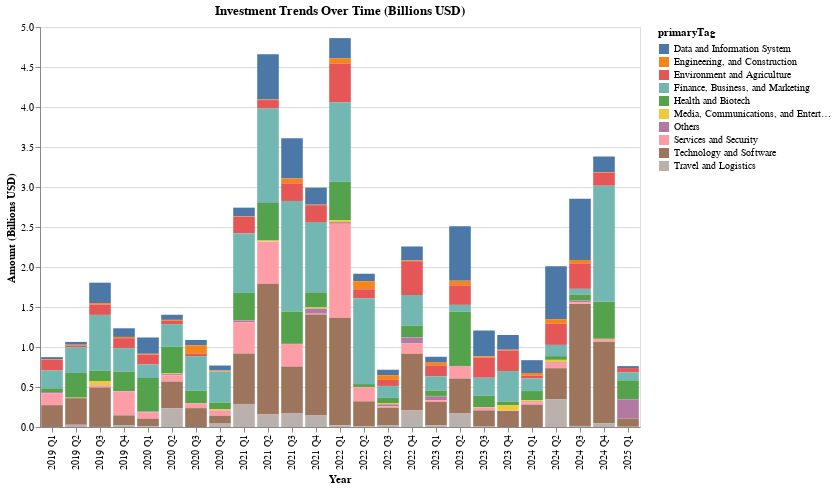

The code cell stored with this chart in its notebook:
### Code cell
# Assuming transformed_df is already defined as in the original code

# Divide the amount by 10^9
transformed_df_billion = transformed_df.copy()
for col in transformed_df_billion.columns:
    if col != 'year':
        transformed_df_billion[col] = transformed_df_billion[col] / 1e9

# Reshape the dataframe from wide to long format
transformed_df_long_billion = pd.melt(transformed_df_billion, id_vars=['year'], var_name='primaryTag', value_name='amount')

# Create the bar chart with increased size and adjusted y-axis label
chart = alt.Chart(transformed_df_long_billion).mark_bar().encode(
    x=alt.X('year:O', sort='ascending', title='Year'),
    y=alt.Y('amount:Q', sort='ascending', title='Amount (Billions USD)'),
    color='primaryTag:N',
    tooltip=['year', 'primaryTag', 'amount']
).properties(
    title='Investment Trends Over Time (Billions USD)',
    width=600,  # Adjust width
    height=400  # Adjust height
)

chart

### Figure 1 — Vega-Lite specification as saved in the notebook (floating-point values rounded to 4 significant figures; data arrays with more than 128 entries replaced by an {"elided": "..."} marker saying what was removed)
{"config": {"view": {"continuousWidth": 300, "continuousHeight": 300}}, "data": {"name": "data-212981c7f53798378fba8f90ceac2272"}, "mark": {"type": "bar"}, "encoding": {"color": {"field": "primaryTag", "type": "nominal"}, "tooltip": [{"field": "year", "type": "nominal"}, {"field": "primaryTag", "type": "nominal"}, {"field": "amount", "type": "quantitative"}], "x": {"field": "year", "sort": "ascending", "title": "Year", "type": "ordinal"}, "y": {"field": "amount", "sort": "ascending", "title": "Amount (Billions USD)", "type": "quantitative"}}, "height": 400, "title": "Investment Trends Over Time (Billions USD)", "width": 600, "$schema": "https://vega.github.io/schema/vega-lite/v5.20.1.json", "datasets": {"data-212981c7f53798378fba8f90ceac2272": {"elided": "250 records"}}}
